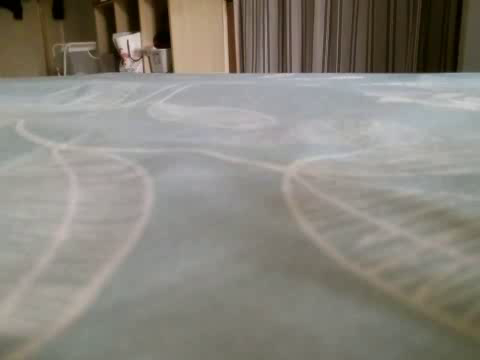
#> input picture frame 0 of output.avi, 480 x 360 px
$ python degree_test_new.py
#> lines starting #> are read from the running program, lines starting #| are printed output that depends on the picture; after the words box and inside, x2 and y2 are one past the last pixel; in counts of white or black regions, pixels touching at a corner belong together
    # https://towardsdatascience.com/finding-driving-lane-line-live-with-opencv-f17c266f15db
# Testing edge detection for maze
import cv2
import numpy as np
import math

def calc_lane_vertices(point_list, ymin, ymax):
    x = [p[0] for p in point_list]
    y = [p[1] for p in point_list]
    fit = np.polyfit(y, x, 1)
    fit_fn = np.poly1d(fit)

    xmin = int(fit_fn(ymin))
    xmax = int(fit_fn(ymax))

    return [(xmin, ymin), (xmax, ymax)], fit_fn

def clean_lines(lines, threshold):
    slope=[]
    for line in lines:
        for x1,y1,x2,y2 in line:
            k=(y2-y1)/(x2-x1)
            slope.append(k)
    #slope = [(y2 - y1) / (x2 - x1) for line in lines for x1, y1, x2, y2 in line]
    while len(lines) > 0:
        mean = np.mean(slope)
        diff = [abs(s - mean) for s in slope]
        idx = np.argmax(diff)
        if diff[idx] > threshold:
          slope.pop(idx)
          lines.pop(idx)
        else:
          break

def select_white_yellow(image):
    # yellow color mask
    lower = np.uint8([ 26,  43, 46])
    upper = np.uint8([ 34, 255, 255])
    yellow_mask = cv2.inRange(image, lower, upper)
    # combine the mask
    # mask = cv2.bitwise_or(white_mask, yellow_mask)
    return cv2.bitwise_and(image, image, mask = yellow_mask)

def convert_gray_scale(image):
    return cv2.cvtColor(image, cv2.COLOR_RGB2GRAY)

def filter_region(image, vertices):
    """
    Create the mask using the vertices and apply it to the input image
    """
    mask = np.zeros_like(image)
    if len(mask.shape)==2:
        cv2.fillPoly(mask, vertices, 255)
    else:
        cv2.fillPoly(mask, vertices, (255,)*mask.shape[2]) # in case, the input image has a channel dimension
    return cv2.bitwise_and(image, mask)


def select_region(image):
    """
    It keeps the region surrounded by the `vertices` (i.e. polygon).  Other area is set to 0 (black).
    """
    # first, define the polygon by vertices
    rows, cols = image.shape[:2]
    bottom_left  = [cols*0.1, rows*0.95]
    top_left     = [cols*0.4, rows*0.6]
    bottom_right = [cols*0.9, rows*0.95]
    top_right    = [cols*0.6, rows*0.6]
    # the vertices are an array of polygons (i.e array of arrays) and the data type must be integer
    vertices = np.array([[bottom_left, top_left, top_right, bottom_right]], dtype=np.int32)
    return filter_region(image, vertices)

def hough_lines(image):
    """
    `image` should be the output of a Canny transform.

    Returns hough lines (not the image with lines)
    """
    return cv2.HoughLinesP(image, rho=1, theta=np.pi/180, threshold=20, minLineLength=20, maxLineGap=300)

def imageDegreeCheck(image, it):
    hsv = cv2.cvtColor(image,cv2.COLOR_BGR2HSV)

    low_yellow = np.array([21, 39 ,64]) # 15, 90 ,140
    high_yellow = np.array([40,255,255]) # 50, 160 ,255
    mask_hsv = select_white_yellow(hsv)
    kernel_size = 7
    gray = convert_gray_scale(mask_hsv)
    blur_gray = cv2.GaussianBlur(gray,(kernel_size,kernel_size),0)
    low_threshold = 100
    high_threshold = 300

    edges = cv2.Canny(blur_gray, 50, 150)
    masked_edges = select_region(edges)


    cv2.startWindowThread()
    cv2.namedWindow("123")
    cv2.imshow("123", masked_edges)
    cv2.waitKey(1)

    # make a blank the same size as the original image to draw on
    line_image = np.copy(image)*0

    # run Hough on edge detected image
    lines = hough_lines(masked_edges)
    left_lines = []
    right_lines = []
    try:
        if lines == None:
            return image,0
    except:
        pass
    for line in lines:
            for x1,y1,x2,y2 in line:
                # cv2.line(line_image,(x1,y1),(x2,y2),(255,0,0),10)
                if x1 == x2:
                    continue
                angle = math.atan2(x2-x1, y2-y1)
                angle = angle * 180 / 3.14
                intangle = int(angle)
                if (intangle < 178 and intangle > 135) or (intangle < 80 and intangle > 5):
                    # print(intangle)
                    if intangle == 180:
                        continue
                    if intangle < 50 and intangle > 5:
                        right_lines.append(line)
                    else:
                        left_lines.append(line)
                        # [11 lines of commented-out code are left out]
                    cv2.putText(line_image, str(intangle), (x1, y1-20), cv2.FONT_HERSHEY_SIMPLEX, 1, (0, 255, 255), 1, cv2.LINE_AA, True)

    cv2.startWindowThread()
    cv2.namedWindow("ppaaaap")
    cv2.imshow("ppaaaap", line_image)
    cv2.waitKey(1)

    clean_lines(left_lines, 0.4)
    clean_lines(right_lines, 0.4)
    left_points = [(x1, y1) for line in left_lines for x1,y1,x2,y2 in line]
    left_points = left_points + [(x2, y2) for line in left_lines for x1,y1,x2,y2 in line]
    right_points = [(x1, y1) for line in right_lines for x1,y1,x2,y2 in line]
    right_points = right_points + [(x2, y2) for line in right_lines for x1,y1,x2,y2 in line]
    lines_edges = cv2.addWeighted(image, 0.8, line_image, 1, 0)
    l = lines_edges
    cv2.startWindowThread()
    cv2.namedWindow("ppp_hsv")
    cv2.imshow("ppp_hsv", l)
    cv2.waitKey(1)
    try:
        left_vtx, left_fun = calc_lane_vertices(left_points, 200, image.shape[0])
    except :
        print("can't find line left")
        return image, "rc 10 0 0 0"

    try:
        right_vtx, right_fun = calc_lane_vertices(right_points, 200, image.shape[0])
    except :
        print("can't find line right")
        l = edges
        cv2.startWindowThread()
        cv2.namedWindow("ppp")
        cv2.imshow("ppp", l)
        cv2.waitKey(1)
        return image, "rc -10 0 0 0"


    cv2.line(image, left_vtx[0], left_vtx[1], (255,0,0), 10)
    cv2.line(image, right_vtx[0], right_vtx[1], (255,0,0), 10)

    l = image
    cv2.startWindowThread()
    cv2.namedWindow("ppp123")
    cv2.imshow("ppp123", l)
    cv2.waitKey(1)

    leftLineCenter, rightLineCenter = int(left_fun(image.shape[0]/2)),int(right_fun(image.shape[0]/2))
    center = image.shape[1] / 2
    print(leftLineCenter, rightLineCenter,center)
    lineav = (leftLineCenter + rightLineCenter) / 2
    leftDegree = math.atan2(left_vtx[1][0]-left_vtx[0][0], left_vtx[1][1] - left_vtx[0][1]) * 180 / 3.14
    rightDegree = math.atan2(right_vtx[1][0]-right_vtx[0][0], right_vtx[1][1] - right_vtx[0][1]) * 180 / 3.14
    # print(leftDegree, rightDegree)
    # print(int(abs(abs(leftDegree) - rightDegree)))
    # print( abs(int(abs(leftDegree)) - int(abs(rightDegree))), abs(int(abs(rightDegree)) - int(abs(leftDegree))) )
    degree = abs(abs(leftDegree) - abs(rightDegree))
    result = ""
    leftcentered = False
    rightcentered = False
    print(leftDegree, rightDegree)
    print(abs(int(abs(leftDegree)) - int(abs(rightDegree))))

    if abs(int(abs(leftDegree)) - int(abs(rightDegree))) >= 4:
        if leftDegree > 3:

            print("can't get actually left line so turn left")
            result = "rc -10 0 0 0"
            return image, result
        if rightDegree < -3:
            print("can't get actually right line so turn right")
            result = "rc 10 0 0 0"
            return image, result
        print(abs(int(leftDegree) - (-11)))
        if abs(int(leftDegree) - (-11)) > 5:
            print("qua leftt turn right")
            result = "rc 10 0 0 0"
            return image, result

        if abs(abs(int(rightDegree)) - 18) > 10:
            print("qua right turn left")
            result = "rc -10 0 0 0"
            return image, result

    elif abs(int(abs(leftDegree)) - int(abs(rightDegree))) < 3:

        # result = "cw 0"
        if leftLineCenter > (center-5):
            result = "cw 3"
        else:
            leftcentered = True

        if rightLineCenter < (center+5):
            result = "cw -3"
        else:
            rightcentered = True
        # [24 lines of commented-out code are left out]

    if leftcentered and rightcentered:
        result = "cw 0"
        print(result)

        return image, result
    print(result)
        # [11 lines of commented-out code are left out]
    return image, result


# im = cv2.imread("nnss.png")

# im, result = imageDegreeCheck(im, True)


cap = cv2.VideoCapture('output.avi')

while(cap.isOpened()):
    ret, frame = cap.read()
#> frame is the input picture: shape (360, 480, 3); mean B, G, R 125.1, 133.4, 136.8
    im, result = imageDegreeCheck(frame, True)
#> in imageDegreeCheck, `hsv = cv2.cvtColor(image,cv2.COLOR_BGR2HSV)`: hsv: shape (360, 480, 3); mean H, S, V 40.9, 37.8, 138.3
#> in select_white_yellow, `yellow_mask = cv2.inRange(image, lower, upper)`:
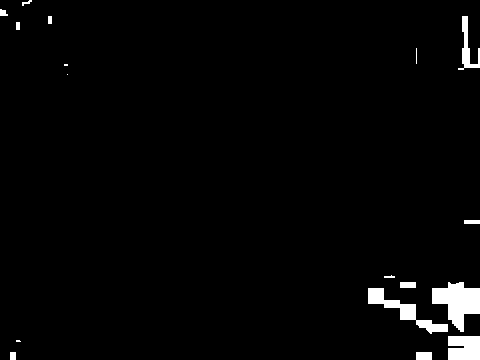
#> yellow_mask: shape (360, 480); 2.3% white; 17 white regions (4 under 20 px), largest, box (x1, y1, x2, y2) and area: (432, 282, 480, 332) 1370, (368, 288, 448, 334) 914, (448, 336, 480, 360) 736
#> in select_white_yellow, `return cv2.bitwise_and(image, image, mask = yellow_mask)`:
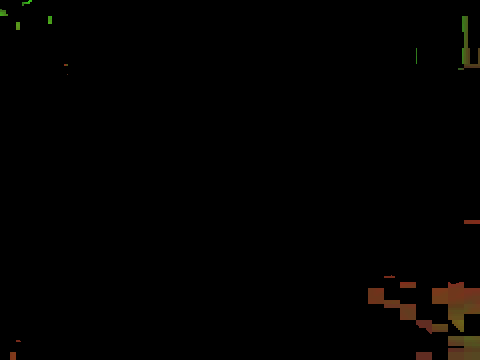
#> returned value: shape (360, 480, 3); mean of channels 0, 1, 2 0.7, 1.5, 2.2; drawn as B, G, R
#> in convert_gray_scale, `return cv2.cvtColor(image, cv2.COLOR_RGB2GRAY)`:
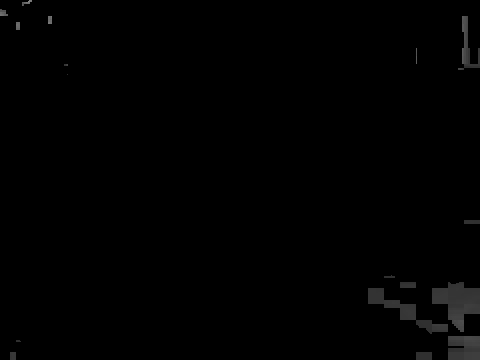
#> returned value: shape (360, 480); min 0, max 138, mean 1.3
#> in imageDegreeCheck, `edges = cv2.Canny(blur_gray, 50, 150)`:
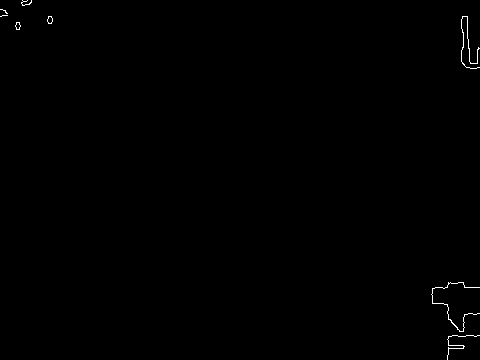
#> edges: shape (360, 480); 0.28% white in thin lines or dots
#> in filter_region, `cv2.fillPoly(mask, vertices, 255)`:
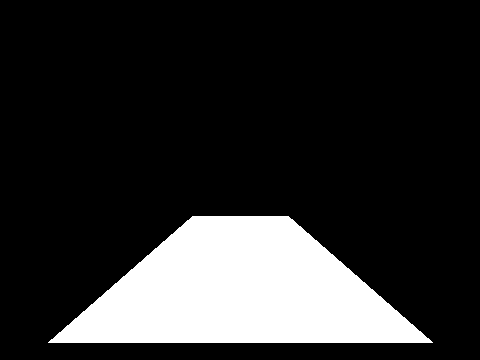
#> mask: shape (360, 480); 17.7% white; 1 white region, box (x1, y1, x2, y2) and area: (48, 216, 433, 343) 30625
#> in filter_region, `return cv2.bitwise_and(image, mask)`: returned value: shape (360, 480); every value is 0
#> in imageDegreeCheck, `line_image = np.copy(image)*0`: line_image: shape (360, 480, 3); every value is 0
#> result = 0
    cv2.imshow('frame',im)
    if cv2.waitKey(1) & 0xFF == ord('q'):
#> (key q is pressed here)
        break

cap.release()
cv2.destroyAllWindows()
